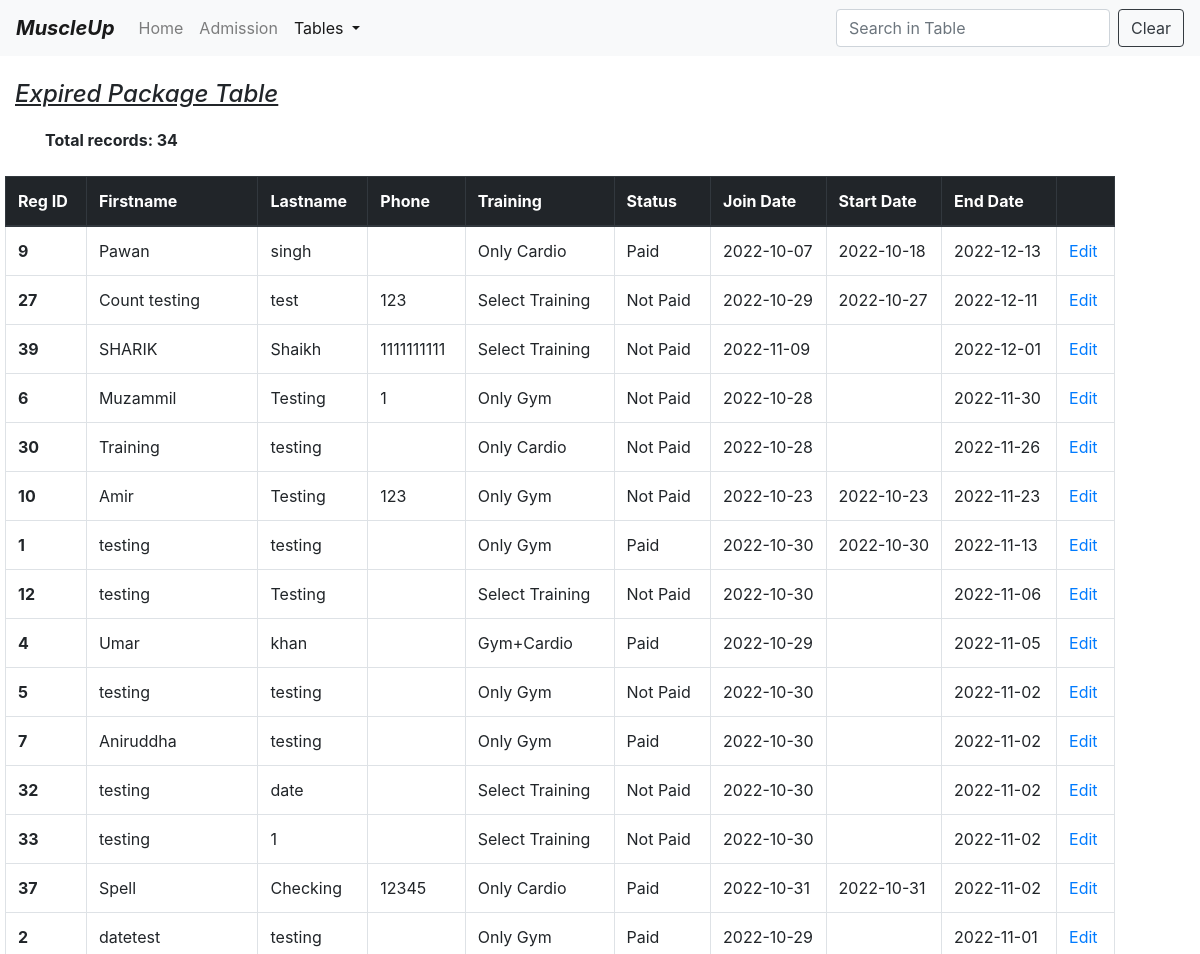
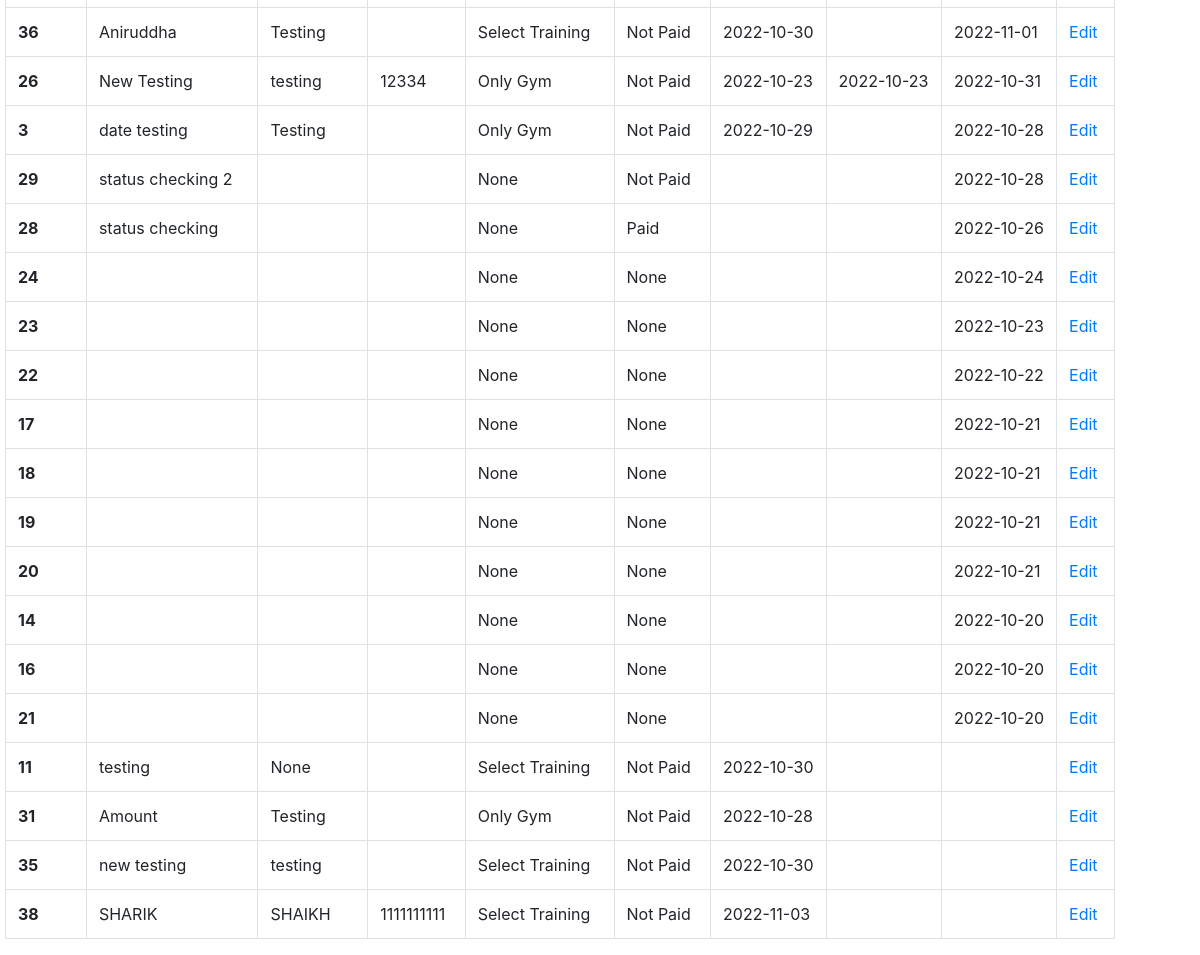
The app's page /expiryTable (signed in), older data (2 pictures, top to bottom).
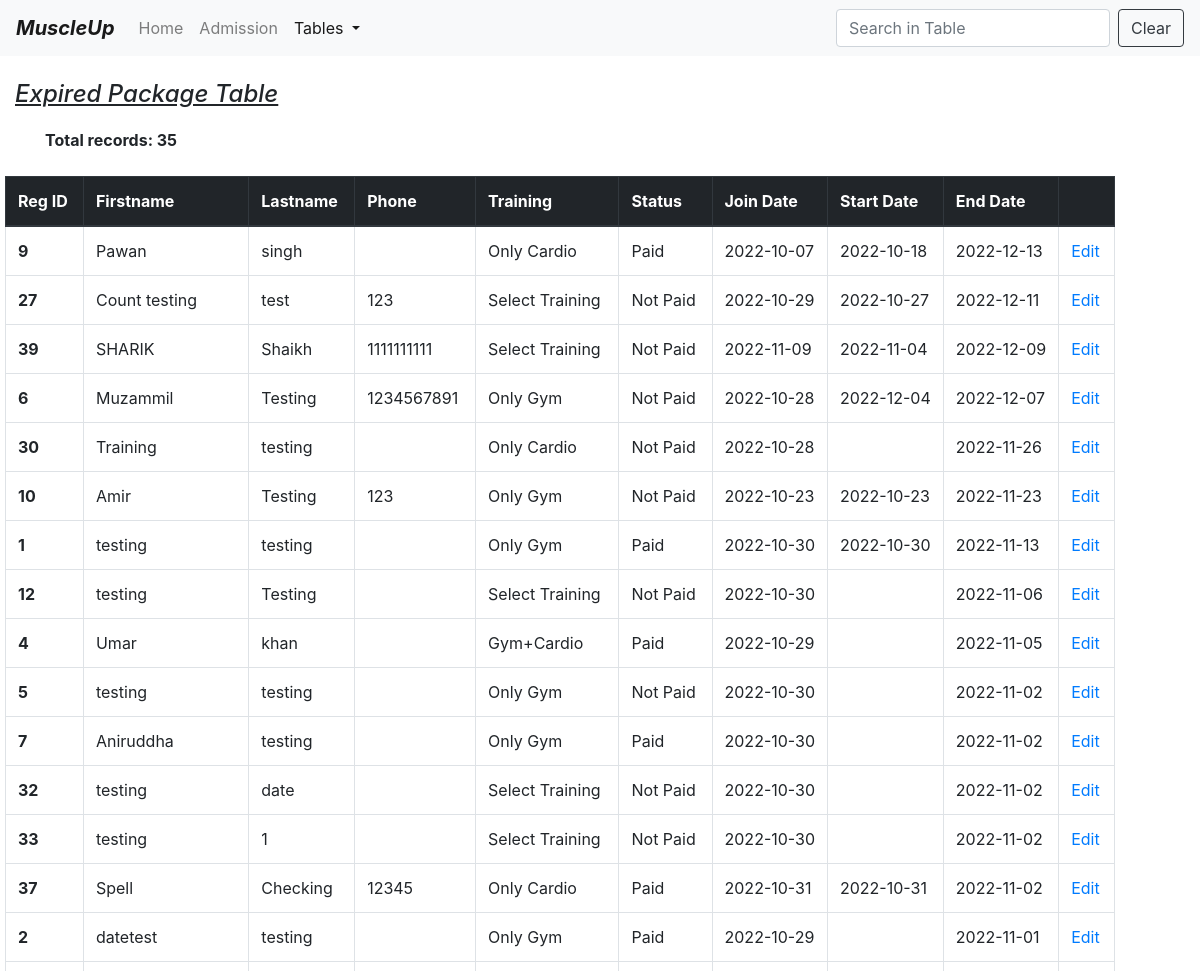
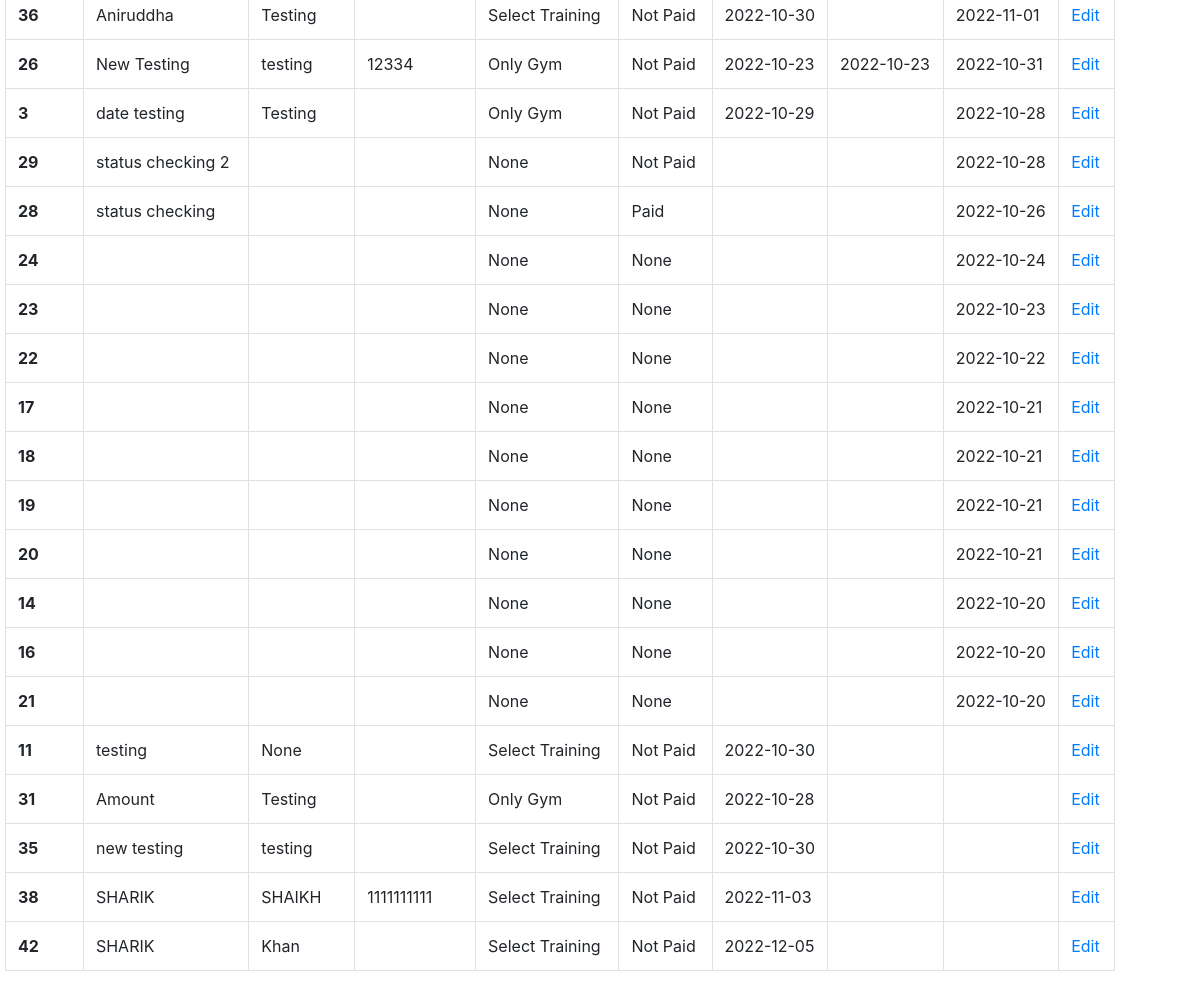
The same page, newer data (2 pictures, top to bottom).
### model.py (models this page shows)
class Members(db.Model):
    id = db.Column(db.Integer, primary_key=True)
    firstname = db.Column(db.String(30))
    lastname = db.Column(db.String(30))
    phoneno = db.Column(db.Integer)
    email = db.Column(db.String(30))
    joindate = db.Column(db.String(11))
    startdate = db.Column(db.String(11))
    enddate = db.Column(db.String(11))
    address = db.Column(db.String(100))
    status = db.Column(db.String(10))
    training = db.Column(db.String(10))
    amount = db.Column(db.Integer)

### app.py (the view)
@app.route("/expiryTable")
def expiry_table():
    try:
        if "username" not in session:
            flash("Please log in first")
            return render_template("login.html")
        today = datetime.datetime.now().date()
        expire = today + datetime.timedelta(days=2)
        total_rows = Members.query.filter(Members.enddate <= expire).count()
        member = Members.query.filter(Members.enddate <= expire).order_by(Members.enddate.desc()).all()
        return render_template('expiryTable.html', member=member, total_rows=total_rows)
    except:
        return make_response("Something went wrong. Call Developer!")

### templates/expiryTable.html (shortened to what this page needs)
<!DOCTYPE html>
<html lang="en">
<head>
    <link href="https://cdn.jsdelivr.net/npm/bootstrap@4.0.0/dist/css/bootstrap.min.css"
 rel="stylesheet">
</head>
<body>
<nav class="navbar navbar-expand-lg navbar-light bg-light">
    <a class="navbar-brand" href="/home"><b><i>MuscleUp</i></b></a>
    <div class="collapse navbar-collapse" id="navbarSupportedContent">
        <ul class="navbar-nav mr-auto">
            <li class="nav-item ">
                <a class="nav-link" href="/home">Home <span class="sr-only">(current)</span></a>
            </li>
            <li class="nav-item">
                <a class="nav-link" href="/form">Admission</a>
            </li>
            <li class="nav-item dropdown active">
                <a aria-expanded="false" aria-haspopup="true" class="nav-link dropdown-toggle" data-toggle="dropdown"
                   href="#"
                   id="navbarDropdown" role="button">
                    Tables
                </a>
            </li>
        </ul>
        <form class="form-inline my-2 my-lg-0">
            <input aria-label="Search" class="form-control mr-sm-2" id="myInput" onkeyup="myFunction()" placeholder="Search in Table"
                   type="search">
            <button class="btn btn-outline-dark my-2 my-sm-0" onclick="document.getElementById('myInput').value = ''">Clear</button>
        </form>
    </div>
</nav>
<br>
<div class="container" >
     <div class="row">
        <div class="col" style="margin-left:-30px">
            <h4><u><i>Expired Package Table</i></u><br></h4>
        </div>
        <br><br>
    </div>
    <div class="row">
        <div class="col">
            <label><strong>Total records: {{total_rows}}</strong></label>
        </div>
        <br><br>
    </div>
    <div class="row">
        <div class="col md-12" style="margin-left:-40px">
            <table class="table table-bordered table-hover " id="myTable">
        <thead class="thead-dark">
        <tr>
            <th scope="col">Reg ID</th>
            <th scope="col">Firstname</th>
            <th scope="col">Lastname</th>
            <th scope="col">Phone</th>
            <th scope="col">Training</th>
            <th scope="col">Status</th>
            <th scope="col" style="width:110px">Join Date</th>
            <th scope="col" style="width:110px">Start Date</th>
            <th scope="col" style="width:110px">End Date</th>
            <th scope="col"></th>
        </tr>
        </thead>
        <tbody>
        {% for i in member %}
        <tr>
            <th scope="row">{{i.id}}</th>
            <td>{{i.firstname}}</td>
            <td>{{i.lastname}}</td>
            <td>{{i.phoneno}}</td>
            <td>{{i.training}}</td>
            <td>{{i.status}}</td>
            <td style="white-space:nowrap">{{i.joindate}}</td>
            <td style="white-space:nowrap">{{i.startdate}}</td>
            <td style="white-space:nowrap">{{i.enddate}}</td>
            <td><a href="/editExpiry/{{i.id}}">Edit</a></td>
        </tr>
        {% endfor %}
        </tbody>
    </table>
        </div>
    </div>
</div>
</body>
</html>

Row changes from the older to the newer data that the page shows:
changed Members "Shaikh": startdate (not shown) → "2022-11-04"; enddate "2022-12-01" → "2022-12-09"
changed Members "Muzammil": phoneno "1" → "1234567891"; startdate (not shown) → "2022-12-04"; enddate "2022-11-30" → "2022-12-07"
added Members: id "42", firstname "SHARIK", lastname "Khan", training "Select Training", status "Not Paid", joindate "2022-12-05"
Text that changed along with them:
{{ total_rows }}: "34" → "35"
